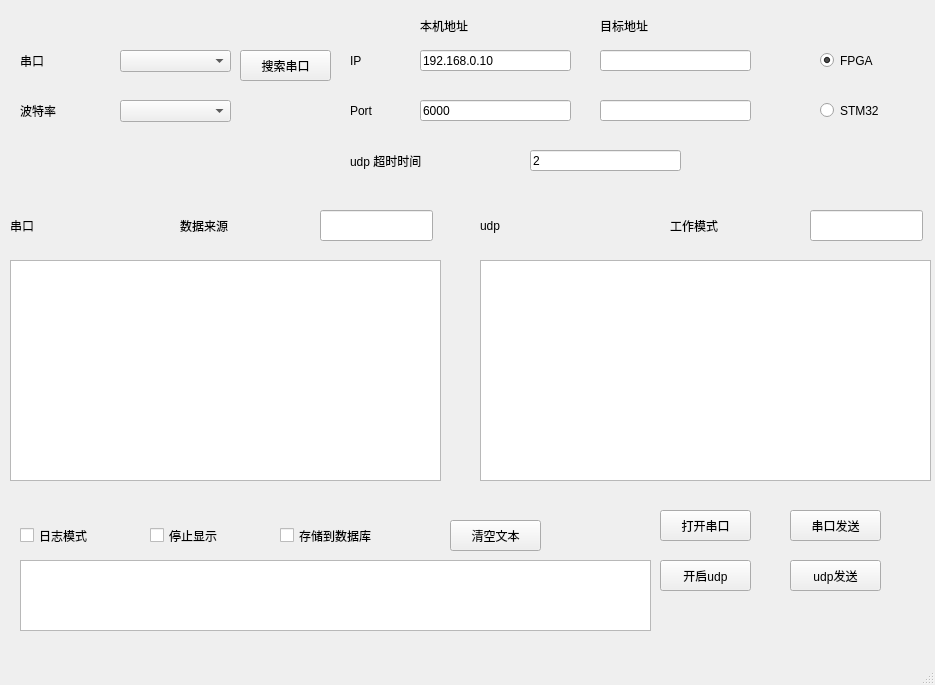
<?xml version="1.0" encoding="UTF-8"?>
<ui version="4.0">
 <class>MainWindow</class>
 <widget class="QMainWindow" name="MainWindow">
  <property name="geometry">
   <rect>
    <x>0</x>
    <y>0</y>
    <width>935</width>
    <height>685</height>
   </rect>
  </property>
  <property name="minimumSize">
   <size>
    <width>935</width>
    <height>685</height>
   </size>
  </property>
  <property name="maximumSize">
   <size>
    <width>935</width>
    <height>685</height>
   </size>
  </property>
  <property name="windowTitle">
   <string>MainWindow</string>
  </property>
  <property name="styleSheet">
   <string notr="true">font: 14pt &quot;宋体&quot;;</string>
  </property>
  <widget class="QWidget" name="centralwidget">
   <widget class="QPushButton" name="comsearch_btn">
    <property name="geometry">
     <rect>
      <x>240</x>
      <y>50</y>
      <width>91</width>
      <height>31</height>
     </rect>
    </property>
    <property name="styleSheet">
     <string notr="true">font: 14pt &quot;宋体&quot;;</string>
    </property>
    <property name="text">
     <string>搜索串口</string>
    </property>
   </widget>
   <widget class="QComboBox" name="com_combox">
    <property name="geometry">
     <rect>
      <x>120</x>
      <y>50</y>
      <width>111</width>
      <height>22</height>
     </rect>
    </property>
    <property name="styleSheet">
     <string notr="true">font: 14pt &quot;宋体&quot;;</string>
    </property>
   </widget>
   <widget class="QComboBox" name="bit_combox">
    <property name="geometry">
     <rect>
      <x>120</x>
      <y>100</y>
      <width>111</width>
      <height>22</height>
     </rect>
    </property>
    <property name="styleSheet">
     <string notr="true">font: 14pt &quot;宋体&quot;;</string>
    </property>
   </widget>
   <widget class="QLineEdit" name="ipedit">
    <property name="geometry">
     <rect>
      <x>420</x>
      <y>50</y>
      <width>151</width>
      <height>21</height>
     </rect>
    </property>
    <property name="styleSheet">
     <string notr="true">font: 14pt &quot;宋体&quot;;</string>
    </property>
    <property name="text">
     <string>192.168.0.10</string>
    </property>
   </widget>
   <widget class="QTextBrowser" name="com_text">
    <property name="geometry">
     <rect>
      <x>10</x>
      <y>260</y>
      <width>431</width>
      <height>221</height>
     </rect>
    </property>
    <property name="styleSheet">
     <string notr="true">font: 14pt &quot;宋体&quot;;</string>
    </property>
    <property name="html">
     <string>&lt;!DOCTYPE HTML PUBLIC &quot;-//W3C//DTD HTML 4.0//EN&quot; &quot;http://www.w3.org/TR/REC-html40/strict.dtd&quot;&gt;
&lt;html&gt;&lt;head&gt;&lt;meta name=&quot;qrichtext&quot; content=&quot;1&quot; /&gt;&lt;style type=&quot;text/css&quot;&gt;
p, li { white-space: pre-wrap; }
&lt;/style&gt;&lt;/head&gt;&lt;body style=&quot; font-family:'宋体'; font-size:14pt; font-weight:400; font-style:normal;&quot;&gt;
&lt;p style=&quot;-qt-paragraph-type:empty; margin-top:0px; margin-bottom:0px; margin-left:0px; margin-right:0px; -qt-block-indent:0; text-indent:0px; font-family:'SimSun'; font-size:9pt;&quot;&gt;&lt;br /&gt;&lt;/p&gt;&lt;/body&gt;&lt;/html&gt;</string>
    </property>
   </widget>
   <widget class="QTextBrowser" name="udp_text">
    <property name="geometry">
     <rect>
      <x>480</x>
      <y>260</y>
      <width>451</width>
      <height>221</height>
     </rect>
    </property>
    <property name="styleSheet">
     <string notr="true">font: 14pt &quot;宋体&quot;;</string>
    </property>
   </widget>
   <widget class="QLineEdit" name="portedit">
    <property name="geometry">
     <rect>
      <x>420</x>
      <y>100</y>
      <width>151</width>
      <height>21</height>
     </rect>
    </property>
    <property name="styleSheet">
     <string notr="true">font: 14pt &quot;宋体&quot;;</string>
    </property>
    <property name="text">
     <string>6000</string>
    </property>
   </widget>
   <widget class="QPushButton" name="comopen_btn">
    <property name="geometry">
     <rect>
      <x>660</x>
      <y>510</y>
      <width>91</width>
      <height>31</height>
     </rect>
    </property>
    <property name="styleSheet">
     <string notr="true">font: 14pt &quot;宋体&quot;;</string>
    </property>
    <property name="text">
     <string>打开串口</string>
    </property>
   </widget>
   <widget class="QPushButton" name="udpconnect_btn">
    <property name="geometry">
     <rect>
      <x>660</x>
      <y>560</y>
      <width>91</width>
      <height>31</height>
     </rect>
    </property>
    <property name="styleSheet">
     <string notr="true">font: 14pt &quot;宋体&quot;;</string>
    </property>
    <property name="text">
     <string>开启udp</string>
    </property>
   </widget>
   <widget class="QLabel" name="label">
    <property name="geometry">
     <rect>
      <x>20</x>
      <y>40</y>
      <width>61</width>
      <height>41</height>
     </rect>
    </property>
    <property name="styleSheet">
     <string notr="true">font: 14pt &quot;宋体&quot;;</string>
    </property>
    <property name="text">
     <string>串口</string>
    </property>
   </widget>
   <widget class="QLabel" name="label_2">
    <property name="geometry">
     <rect>
      <x>20</x>
      <y>90</y>
      <width>61</width>
      <height>41</height>
     </rect>
    </property>
    <property name="styleSheet">
     <string notr="true">font: 14pt &quot;宋体&quot;;</string>
    </property>
    <property name="text">
     <string>波特率</string>
    </property>
   </widget>
   <widget class="QLabel" name="label_3">
    <property name="geometry">
     <rect>
      <x>350</x>
      <y>40</y>
      <width>54</width>
      <height>41</height>
     </rect>
    </property>
    <property name="styleSheet">
     <string notr="true">font: 14pt &quot;宋体&quot;;</string>
    </property>
    <property name="text">
     <string>IP</string>
    </property>
   </widget>
   <widget class="QLabel" name="label_4">
    <property name="geometry">
     <rect>
      <x>350</x>
      <y>90</y>
      <width>54</width>
      <height>41</height>
     </rect>
    </property>
    <property name="styleSheet">
     <string notr="true">font: 14pt &quot;宋体&quot;;</string>
    </property>
    <property name="text">
     <string>Port</string>
    </property>
   </widget>
   <widget class="QCheckBox" name="time_checkbox">
    <property name="geometry">
     <rect>
      <x>20</x>
      <y>510</y>
      <width>101</width>
      <height>51</height>
     </rect>
    </property>
    <property name="styleSheet">
     <string notr="true">font: 14pt &quot;宋体&quot;;</string>
    </property>
    <property name="text">
     <string>日志模式</string>
    </property>
   </widget>
   <widget class="QCheckBox" name="sql_checkbox">
    <property name="geometry">
     <rect>
      <x>280</x>
      <y>510</y>
      <width>141</width>
      <height>51</height>
     </rect>
    </property>
    <property name="styleSheet">
     <string notr="true">font: 14pt &quot;宋体&quot;;</string>
    </property>
    <property name="text">
     <string>存储到数据库</string>
    </property>
   </widget>
   <widget class="QCheckBox" name="show_checkBox">
    <property name="geometry">
     <rect>
      <x>150</x>
      <y>510</y>
      <width>121</width>
      <height>51</height>
     </rect>
    </property>
    <property name="styleSheet">
     <string notr="true">font: 14pt &quot;宋体&quot;;</string>
    </property>
    <property name="text">
     <string>停止显示</string>
    </property>
   </widget>
   <widget class="QPushButton" name="comsend_btn">
    <property name="geometry">
     <rect>
      <x>790</x>
      <y>510</y>
      <width>91</width>
      <height>31</height>
     </rect>
    </property>
    <property name="styleSheet">
     <string notr="true">font: 14pt &quot;宋体&quot;;</string>
    </property>
    <property name="text">
     <string>串口发送</string>
    </property>
   </widget>
   <widget class="QPushButton" name="udpsend_btn">
    <property name="geometry">
     <rect>
      <x>790</x>
      <y>560</y>
      <width>91</width>
      <height>31</height>
     </rect>
    </property>
    <property name="styleSheet">
     <string notr="true">font: 14pt &quot;宋体&quot;;</string>
    </property>
    <property name="text">
     <string>udp发送</string>
    </property>
   </widget>
   <widget class="QTextEdit" name="send_text">
    <property name="geometry">
     <rect>
      <x>20</x>
      <y>560</y>
      <width>631</width>
      <height>71</height>
     </rect>
    </property>
    <property name="styleSheet">
     <string notr="true">font: 14pt &quot;宋体&quot;;</string>
    </property>
   </widget>
   <widget class="QLabel" name="label_5">
    <property name="geometry">
     <rect>
      <x>10</x>
      <y>200</y>
      <width>71</width>
      <height>51</height>
     </rect>
    </property>
    <property name="text">
     <string>串口</string>
    </property>
   </widget>
   <widget class="QLabel" name="label_6">
    <property name="geometry">
     <rect>
      <x>480</x>
      <y>200</y>
      <width>71</width>
      <height>51</height>
     </rect>
    </property>
    <property name="text">
     <string>udp</string>
    </property>
   </widget>
   <widget class="QPushButton" name="clear_btn">
    <property name="geometry">
     <rect>
      <x>450</x>
      <y>520</y>
      <width>91</width>
      <height>31</height>
     </rect>
    </property>
    <property name="styleSheet">
     <string notr="true">font: 14pt &quot;宋体&quot;;</string>
    </property>
    <property name="text">
     <string>清空文本</string>
    </property>
   </widget>
   <widget class="QRadioButton" name="fpga_radiobtn">
    <property name="geometry">
     <rect>
      <x>820</x>
      <y>40</y>
      <width>91</width>
      <height>41</height>
     </rect>
    </property>
    <property name="styleSheet">
     <string notr="true">font: 14pt &quot;宋体&quot;;</string>
    </property>
    <property name="text">
     <string>FPGA</string>
    </property>
    <property name="checked">
     <bool>true</bool>
    </property>
   </widget>
   <widget class="QRadioButton" name="stm_radiobtn">
    <property name="geometry">
     <rect>
      <x>820</x>
      <y>90</y>
      <width>91</width>
      <height>41</height>
     </rect>
    </property>
    <property name="styleSheet">
     <string notr="true">font: 14pt &quot;宋体&quot;;</string>
    </property>
    <property name="text">
     <string>STM32</string>
    </property>
   </widget>
   <widget class="QLineEdit" name="ip_noedit">
    <property name="geometry">
     <rect>
      <x>600</x>
      <y>50</y>
      <width>151</width>
      <height>21</height>
     </rect>
    </property>
    <property name="styleSheet">
     <string notr="true">font: 14pt &quot;宋体&quot;;</string>
    </property>
    <property name="readOnly">
     <bool>true</bool>
    </property>
   </widget>
   <widget class="QLineEdit" name="port_noedit">
    <property name="geometry">
     <rect>
      <x>600</x>
      <y>100</y>
      <width>151</width>
      <height>21</height>
     </rect>
    </property>
    <property name="styleSheet">
     <string notr="true">font: 14pt &quot;宋体&quot;;</string>
    </property>
    <property name="readOnly">
     <bool>true</bool>
    </property>
   </widget>
   <widget class="QLabel" name="label_7">
    <property name="geometry">
     <rect>
      <x>420</x>
      <y>10</y>
      <width>81</width>
      <height>31</height>
     </rect>
    </property>
    <property name="text">
     <string>本机地址</string>
    </property>
   </widget>
   <widget class="QLabel" name="label_8">
    <property name="geometry">
     <rect>
      <x>600</x>
      <y>10</y>
      <width>81</width>
      <height>31</height>
     </rect>
    </property>
    <property name="text">
     <string>目标地址</string>
    </property>
   </widget>
   <widget class="QLineEdit" name="commode_edit">
    <property name="geometry">
     <rect>
      <x>320</x>
      <y>210</y>
      <width>113</width>
      <height>31</height>
     </rect>
    </property>
    <property name="styleSheet">
     <string notr="true">font: 14pt &quot;宋体&quot;;</string>
    </property>
    <property name="readOnly">
     <bool>true</bool>
    </property>
   </widget>
   <widget class="QLineEdit" name="udpmode_edit">
    <property name="geometry">
     <rect>
      <x>810</x>
      <y>210</y>
      <width>113</width>
      <height>31</height>
     </rect>
    </property>
    <property name="styleSheet">
     <string notr="true">font: 14pt &quot;宋体&quot;;</string>
    </property>
    <property name="readOnly">
     <bool>true</bool>
    </property>
   </widget>
   <widget class="QLabel" name="label_9">
    <property name="geometry">
     <rect>
      <x>180</x>
      <y>200</y>
      <width>101</width>
      <height>51</height>
     </rect>
    </property>
    <property name="styleSheet">
     <string notr="true">font: 14pt &quot;宋体&quot;;</string>
    </property>
    <property name="text">
     <string>数据来源</string>
    </property>
   </widget>
   <widget class="QLabel" name="label_10">
    <property name="geometry">
     <rect>
      <x>670</x>
      <y>200</y>
      <width>101</width>
      <height>51</height>
     </rect>
    </property>
    <property name="styleSheet">
     <string notr="true">font: 14pt &quot;宋体&quot;;</string>
    </property>
    <property name="text">
     <string>工作模式</string>
    </property>
   </widget>
   <widget class="QLineEdit" name="udptime_edit">
    <property name="geometry">
     <rect>
      <x>530</x>
      <y>150</y>
      <width>151</width>
      <height>21</height>
     </rect>
    </property>
    <property name="styleSheet">
     <string notr="true">font: 14pt &quot;宋体&quot;;</string>
    </property>
    <property name="text">
     <string>2</string>
    </property>
   </widget>
   <widget class="QLabel" name="label_11">
    <property name="geometry">
     <rect>
      <x>350</x>
      <y>140</y>
      <width>141</width>
      <height>41</height>
     </rect>
    </property>
    <property name="styleSheet">
     <string notr="true">font: 14pt &quot;宋体&quot;;</string>
    </property>
    <property name="text">
     <string>udp 超时时间</string>
    </property>
   </widget>
  </widget>
  <widget class="QMenuBar" name="menubar">
   <property name="geometry">
    <rect>
     <x>0</x>
     <y>0</y>
     <width>935</width>
     <height>25</height>
    </rect>
   </property>
  </widget>
  <widget class="QStatusBar" name="statusbar"/>
 </widget>
 <resources/>
 <connections>
  <connection>
   <sender>comsearch_btn</sender>
   <signal>clicked()</signal>
   <receiver>MainWindow</receiver>
   <slot>consearch_btn_click()</slot>
   <hints>
    <hint type="sourcelabel">
     <x>278</x>
     <y>87</y>
    </hint>
    <hint type="destinationlabel">
     <x>228</x>
     <y>153</y>
    </hint>
   </hints>
  </connection>
  <connection>
   <sender>comopen_btn</sender>
   <signal>clicked()</signal>
   <receiver>MainWindow</receiver>
   <slot>comopen_btn_click()</slot>
   <hints>
    <hint type="sourcelabel">
     <x>675</x>
     <y>546</y>
    </hint>
    <hint type="destinationlabel">
     <x>767</x>
     <y>555</y>
    </hint>
   </hints>
  </connection>
  <connection>
   <sender>udpconnect_btn</sender>
   <signal>clicked()</signal>
   <receiver>MainWindow</receiver>
   <slot>udpconnect_btn_click()</slot>
   <hints>
    <hint type="sourcelabel">
     <x>692</x>
     <y>596</y>
    </hint>
    <hint type="destinationlabel">
     <x>688</x>
     <y>594</y>
    </hint>
   </hints>
  </connection>
  <connection>
   <sender>udpsend_btn</sender>
   <signal>clicked()</signal>
   <receiver>MainWindow</receiver>
   <slot>udpsend_btn_click()</slot>
   <hints>
    <hint type="sourcelabel">
     <x>839</x>
     <y>606</y>
    </hint>
    <hint type="destinationlabel">
     <x>810</x>
     <y>637</y>
    </hint>
   </hints>
  </connection>
  <connection>
   <sender>comsend_btn</sender>
   <signal>clicked()</signal>
   <receiver>MainWindow</receiver>
   <slot>comsend_btn_click()</slot>
   <hints>
    <hint type="sourcelabel">
     <x>873</x>
     <y>538</y>
    </hint>
    <hint type="destinationlabel">
     <x>902</x>
     <y>523</y>
    </hint>
   </hints>
  </connection>
  <connection>
   <sender>clear_btn</sender>
   <signal>clicked()</signal>
   <receiver>MainWindow</receiver>
   <slot>clear_btn_click()</slot>
   <hints>
    <hint type="sourcelabel">
     <x>489</x>
     <y>560</y>
    </hint>
    <hint type="destinationlabel">
     <x>582</x>
     <y>539</y>
    </hint>
   </hints>
  </connection>
  <connection>
   <sender>time_checkbox</sender>
   <signal>toggled(bool)</signal>
   <receiver>MainWindow</receiver>
   <slot>time_checkbox_toggle()</slot>
   <hints>
    <hint type="sourcelabel">
     <x>115</x>
     <y>562</y>
    </hint>
    <hint type="destinationlabel">
     <x>154</x>
     <y>518</y>
    </hint>
   </hints>
  </connection>
  <connection>
   <sender>show_checkBox</sender>
   <signal>toggled(bool)</signal>
   <receiver>MainWindow</receiver>
   <slot>show_checkBox_toggle()</slot>
   <hints>
    <hint type="sourcelabel">
     <x>229</x>
     <y>565</y>
    </hint>
    <hint type="destinationlabel">
     <x>356</x>
     <y>523</y>
    </hint>
   </hints>
  </connection>
  <connection>
   <sender>sql_checkbox</sender>
   <signal>toggled(bool)</signal>
   <receiver>MainWindow</receiver>
   <slot>sql_checkbox_toggle()</slot>
   <hints>
    <hint type="sourcelabel">
     <x>397</x>
     <y>564</y>
    </hint>
    <hint type="destinationlabel">
     <x>531</x>
     <y>511</y>
    </hint>
   </hints>
  </connection>
 </connections>
 <slots>
  <slot>consearch_btn_click()</slot>
  <slot>comopen_btn_click()</slot>
  <slot>udpconnect_btn_click()</slot>
  <slot>udpsend_btn_click()</slot>
  <slot>comsend_btn_click()</slot>
  <slot>clear_btn_click()</slot>
  <slot>time_checkbox_toggle()</slot>
  <slot>show_checkBox_toggle()</slot>
  <slot>sql_checkbox_toggle()</slot>
  <slot>fpga_radioben_toggle()</slot>
  <slot>stm_radiobtn_toggle()</slot>
 </slots>
</ui>
